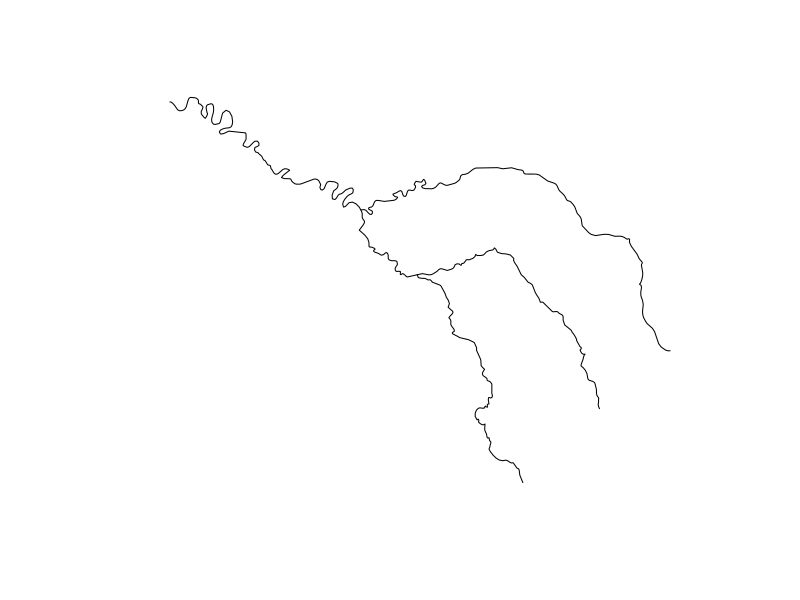
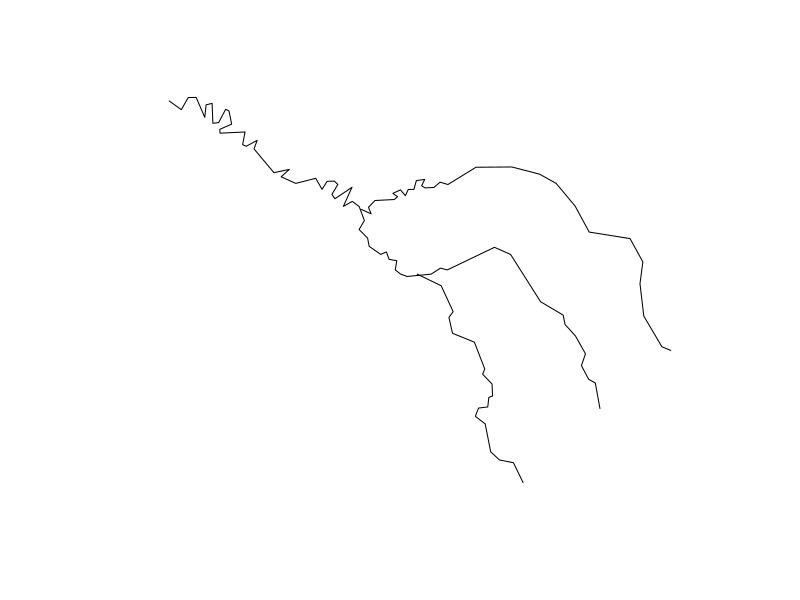
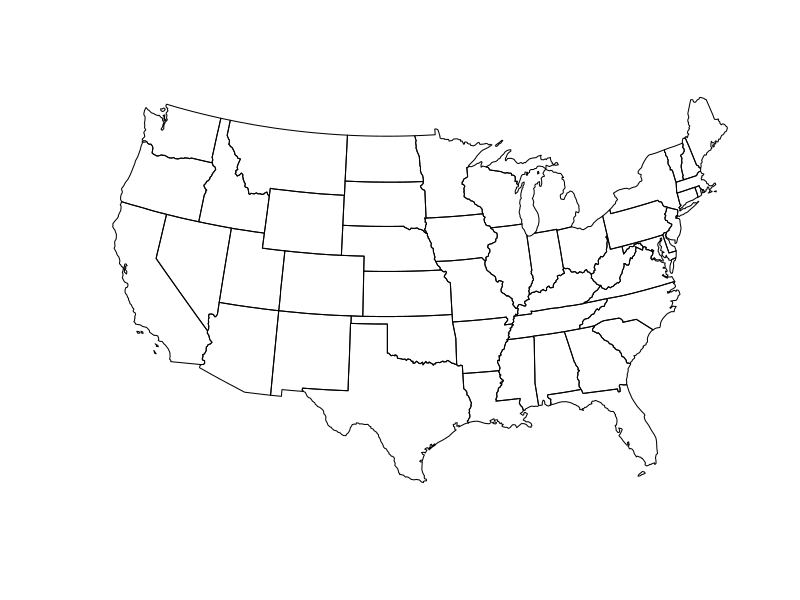
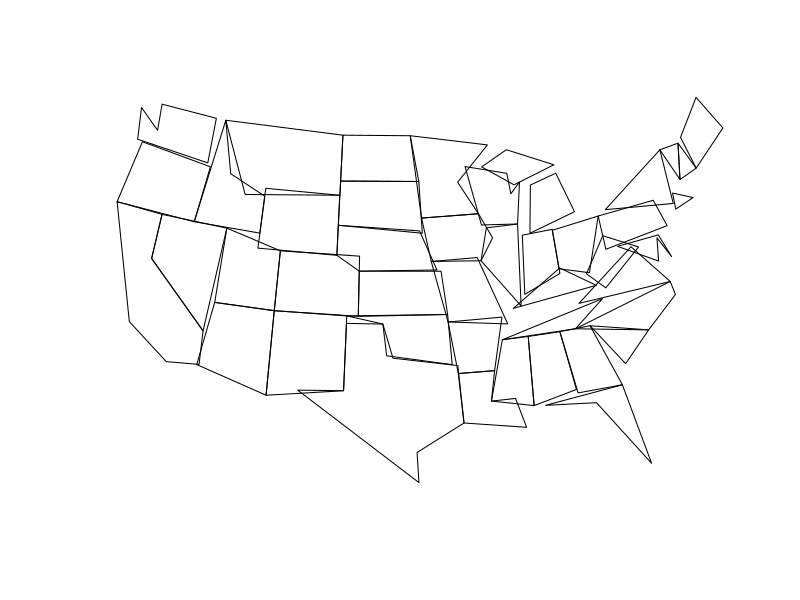
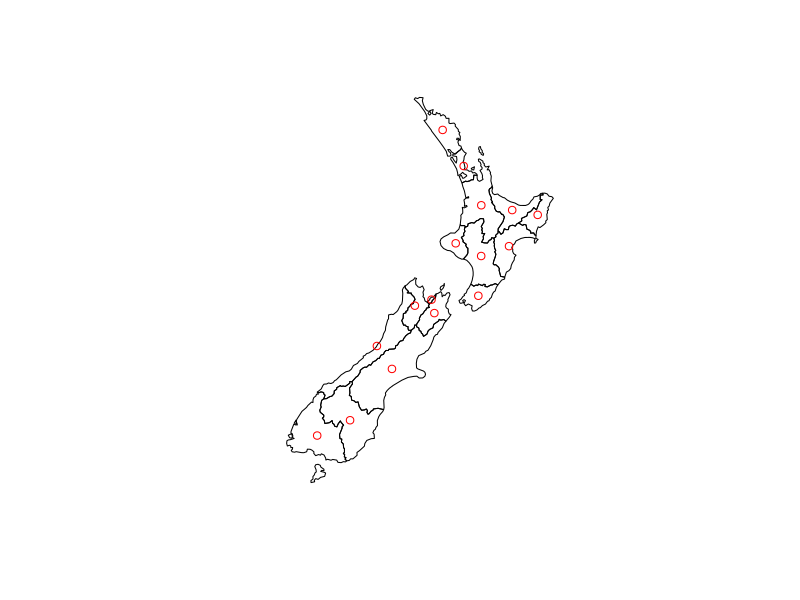
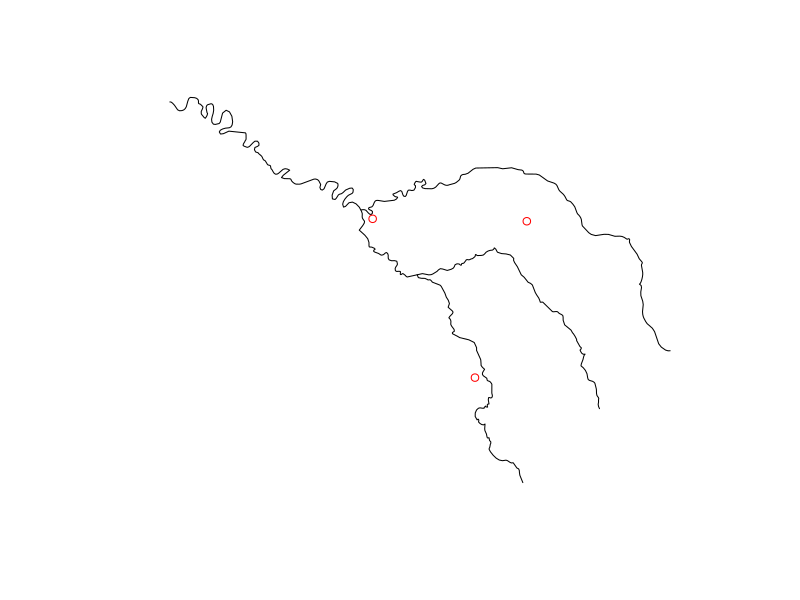
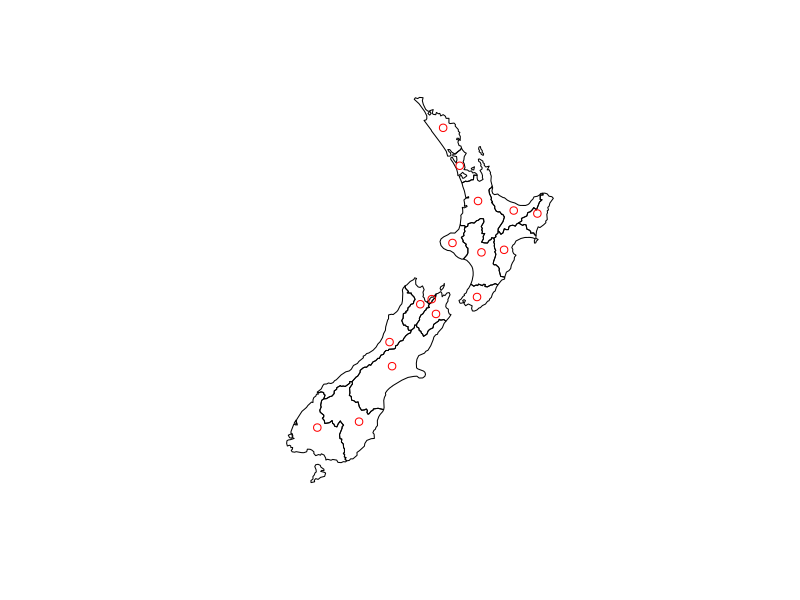
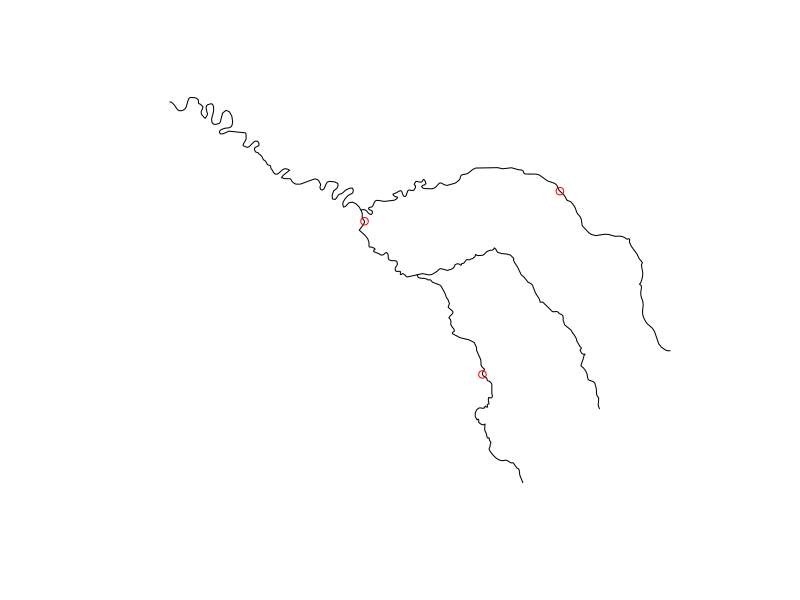

R code for these plots, in order:
## ---- chunk 1
#| echo: false
#| message: false
library(sf)
library(terra)
library(spData)
## ---- chunk 2

seine_simp = st_simplify(seine, dTolerance = 2000)  # 2000 m
## ---- chunk 3
#| out.width = "120%"
plot(seine$geometry)
## ---- chunk 4
plot(seine_simp$geometry)
## ---- chunk 5
object.size(seine)
object.size(seine_simp)
## ---- chunk 6
us_states2163 = st_transform(us_states, "EPSG:2163")
us_states_simp1 = st_simplify(us_states2163, dTolerance = 100000)  # 100 km
## ---- chunk 7
#| out.width = "120%"
plot(us_states2163$geometry)
object.size(us_states2163)
## ---- chunk 8
plot(us_states_simp1$geometry)
object.size(us_states_simp1)
## ---- chunk 9
nz_centroid = st_centroid(nz)
seine_centroid = st_centroid(seine)
## ---- chunk 10
plot(nz$geom)
plot(nz_centroid$geom,add = TRUE,col='red')
## ---- chunk 11
plot(seine$geometry)
plot(seine_centroid$geom,add = TRUE,col = 'red')
## ---- chunk 12
#| out.width = '6cm'
nz_pos = st_point_on_surface(nz)
plot(nz$geom)
plot(nz_pos$geom,add = TRUE,col = 'red')
## ---- chunk 13
seine_pos = st_point_on_surface(seine)
plot(seine$geom)
plot(seine_pos$geom,add = TRUE,col = 'red')
## ---- chunk 14
seine_buff_5km = st_buffer(seine, dist = 5000)
plot(seine_buff_5km$geometry,col ='blue')
plot(seine$geometry,add = TRUE)
## ---- chunk 15
seine_buff_50km = st_buffer(seine, dist = 50000)
plot(seine_buff_50km$geometry,col ='blue')
plot(seine$geometry,add = TRUE)
